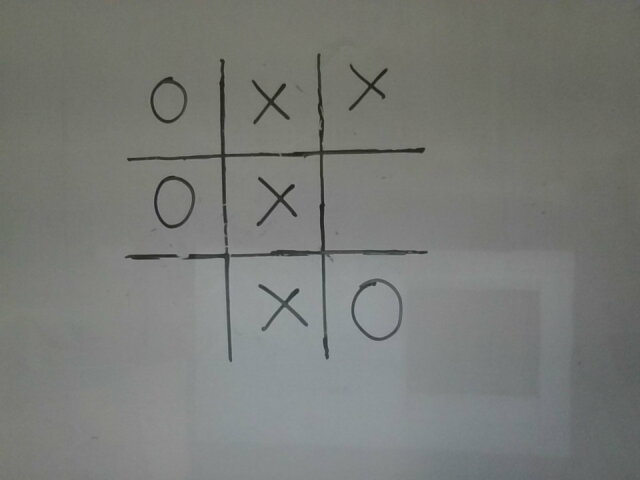
#> input picture jogodavelha.jpg, 640 x 480 px, found by its file name
$ python canny.py
#> lines starting #> are read from the running program, lines starting #| are printed output that depends on the picture; after the words box and inside, x2 and y2 are one past the last pixel; in counts of white or black regions, pixels touching at a corner belong together
import numpy as np
import cv2
from matplotlib import pyplot as plt
import glob
img = cv2.imread('jogodavelha.jpg', cv2.IMREAD_GRAYSCALE)
#> img: shape (480, 640); min 25, max 164, mean 121.7
assert img is not None, "file could not be read, check with os.path.exists()"
edges = cv2.Canny(img,100,200)
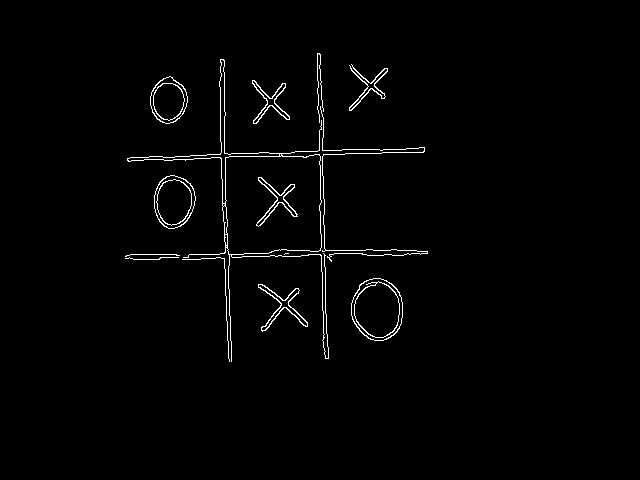
#> edges: shape (480, 640); 1.5% white in thin lines or dots, all inside (x1, y1, x2, y2) = (125, 53, 428, 362)


# cv2.imshow("Resutado", edges)
# cv2.imwrite("Resutado.png", edges)

kernel = np.ones((9,9))
inchado = cv2.dilate(edges, kernel, iterations=1)
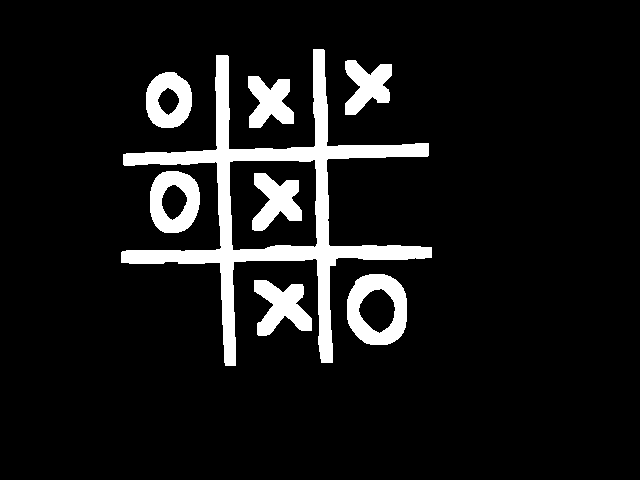
#> inchado: shape (480, 640); 9.2% white; 8 white regions, largest, box (x1, y1, x2, y2) and area: (121, 49, 432, 366) 15498, (347, 274, 407, 345) 2479, (150, 171, 200, 233) 1977

# cv2.imshow("dilatado", inchado)
# cv2.imwrite("dilatado.png", inchado)

kernel = np.ones((5,5))
erodido = cv2.erode(inchado, kernel, iterations=1)
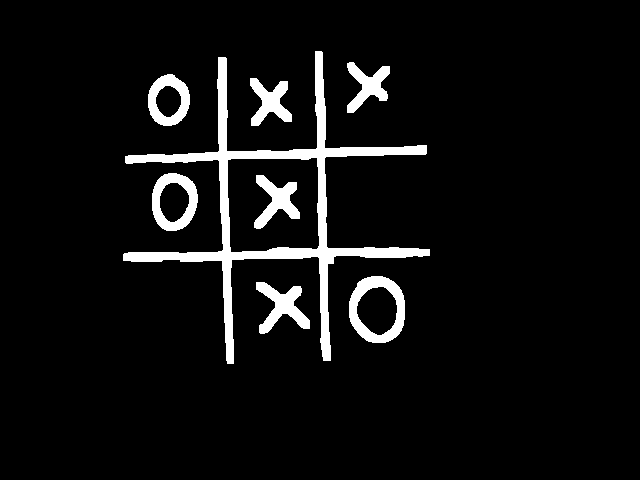
#> erodido: shape (480, 640); 6.2% white; 8 white regions, largest, box (x1, y1, x2, y2) and area: (123, 51, 430, 364) 10530, (349, 276, 405, 343) 1635, (152, 173, 198, 231) 1289

# [6 lines of commented-out code are left out]

plt.subplot(121),plt.imshow(inchado,cmap = 'gray')
plt.title('Inchado'), plt.xticks([]), plt.yticks([])
plt.subplot(122),plt.imshow(erodido,cmap = 'gray')
plt.title('Erodido'), plt.xticks([]), plt.yticks([])
plt.show()
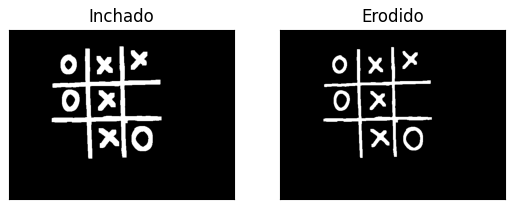
#> figure drawn by matplotlib, 2 panels

$ run again, with 2023-11-08-095942.jpg copied over jogodavelha.jpg
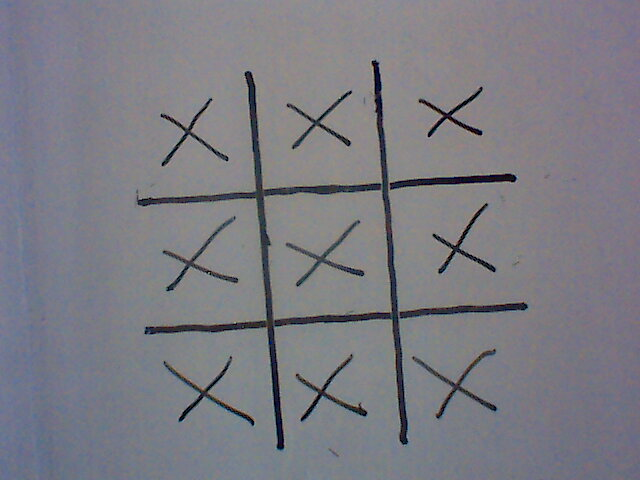
#> input picture 2023-11-08-095942.jpg, 640 x 480 px, found by its file name
#> `edges = cv2.Canny(img,100,200)`:
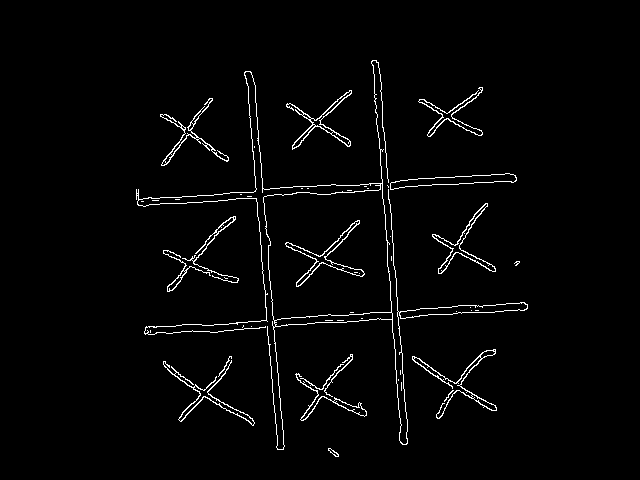
#> edges: shape (480, 640); 2.3% white in thin lines or dots, all inside (x1, y1, x2, y2) = (136, 60, 528, 457)
#> inchado: shape (480, 640); 16% white; 12 white regions, largest, box (x1, y1, x2, y2) and area: (132, 56, 532, 454) 24585, (159, 352, 259, 430) 3057, (408, 345, 501, 423) 3041
#> `erodido = cv2.erode(inchado, kernel, iterations=1)`:
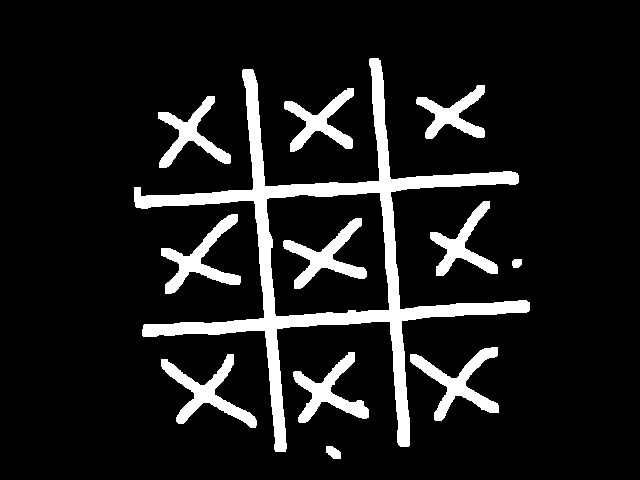
#> erodido: shape (480, 640); 11.2% white; 12 white regions, largest, box (x1, y1, x2, y2) and area: (134, 58, 530, 452) 18105, (410, 347, 499, 421) 2029, (161, 354, 257, 428) 2025

$ run again, with O1-1.jpg copied over jogodavelha.jpg
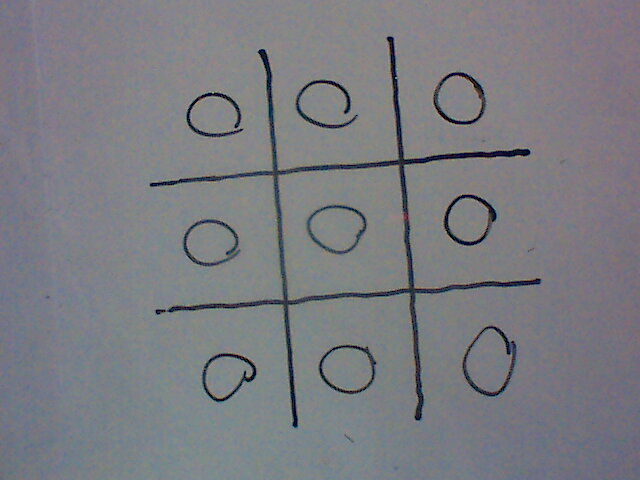
#> input picture O1-1.jpg, 640 x 480 px, found by its file name
#> `edges = cv2.Canny(img,100,200)`:
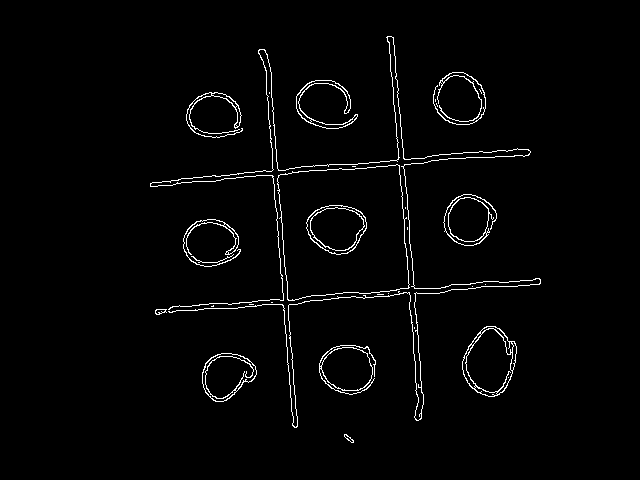
#> edges: shape (480, 640); 2.1% white in thin lines or dots, all inside (x1, y1, x2, y2) = (150, 36, 541, 443)
#> inchado: shape (480, 640); 14% white; 11 white regions, largest, box (x1, y1, x2, y2) and area: (146, 32, 545, 432) 21872, (458, 322, 521, 401) 2749, (292, 76, 362, 133) 2359
#> erodido: shape (480, 640); 9.5% white; 11 white regions, largest, box (x1, y1, x2, y2) and area: (148, 34, 543, 430) 15324, (460, 324, 519, 399) 1829, (294, 78, 360, 131) 1567
#> `plt.show()`:
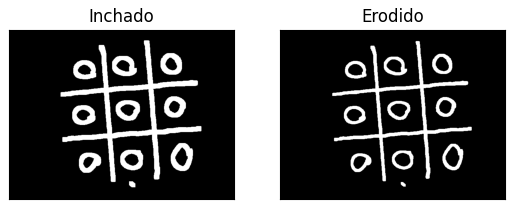
#> figure drawn by matplotlib, 2 panels

$ run again, with TabuleiroO1.jpg copied over jogodavelha.jpg
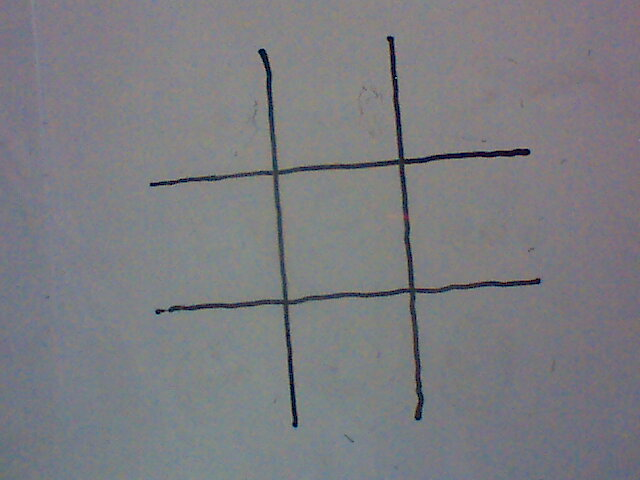
#> input picture TabuleiroO1.jpg, 640 x 480 px, found by its file name
#> `edges = cv2.Canny(img,100,200)`:
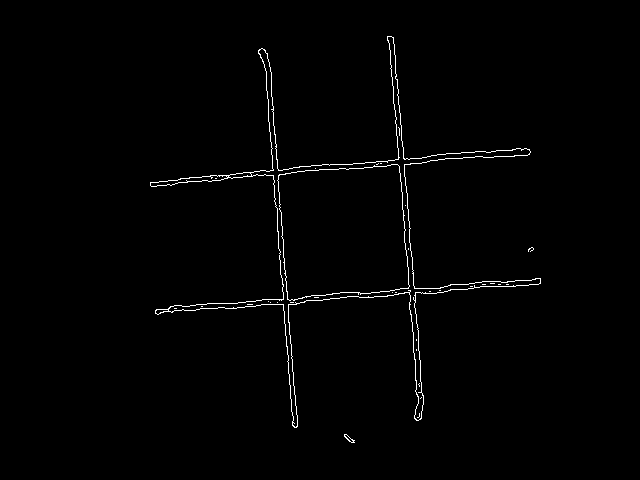
#> edges: shape (480, 640); 1.1% white in thin lines or dots, all inside (x1, y1, x2, y2) = (150, 36, 541, 443)
#> inchado: shape (480, 640); 7.3% white; 3 white regions, box (x1, y1, x2, y2) and area: (146, 32, 545, 432) 21862, (340, 430, 359, 447) 269, (524, 243, 538, 256) 173
#> erodido: shape (480, 640); 5.1% white; 3 white regions, box (x1, y1, x2, y2) and area: (148, 34, 543, 430) 15318, (342, 432, 357, 445) 141, (526, 245, 536, 254) 81
#> `plt.show()`:
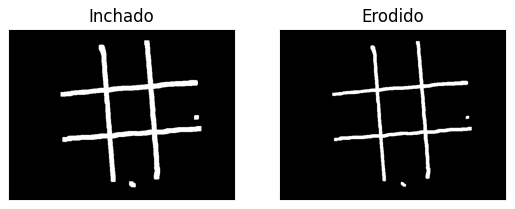
#> figure drawn by matplotlib, 2 panels
